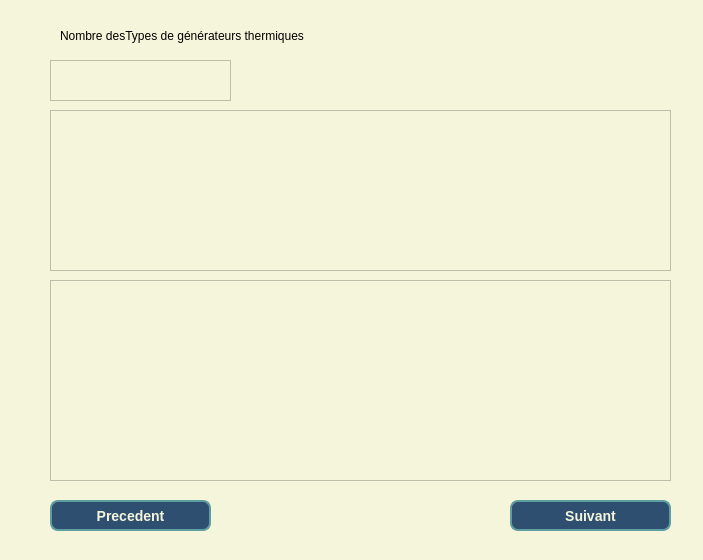
<?xml version="1.0" encoding="UTF-8"?>
<ui version="4.0">
 <class>MainWindow</class>
 <widget class="QMainWindow" name="MainWindow">
  <property name="geometry">
   <rect>
    <x>0</x>
    <y>0</y>
    <width>703</width>
    <height>560</height>
   </rect>
  </property>
  <property name="windowTitle">
   <string>MainWindow</string>
  </property>
  <widget class="QWidget" name="centralwidget">
   <widget class="QStackedWidget" name="stackedWidget">
    <property name="geometry">
     <rect>
      <x>-30</x>
      <y>-10</y>
      <width>741</width>
      <height>591</height>
     </rect>
    </property>
    <property name="currentIndex">
     <number>0</number>
    </property>
    <widget class="QWidget" name="page_6">
     <widget class="QFrame" name="frame">
      <property name="geometry">
       <rect>
        <x>-20</x>
        <y>-10</y>
        <width>791</width>
        <height>621</height>
       </rect>
      </property>
      <property name="styleSheet">
       <string notr="true">background-color: rgb(245, 245, 220);</string>
      </property>
      <property name="frameShape">
       <enum>QFrame::Shape::StyledPanel</enum>
      </property>
      <property name="frameShadow">
       <enum>QFrame::Shadow::Raised</enum>
      </property>
      <widget class="QLabel" name="Nbtypes">
       <property name="geometry">
        <rect>
         <x>110</x>
         <y>30</y>
         <width>281</width>
         <height>51</height>
        </rect>
       </property>
       <property name="text">
        <string>Nombre desTypes de générateurs thermiques</string>
       </property>
      </widget>
      <widget class="QTextEdit" name="TypeEdit">
       <property name="geometry">
        <rect>
         <x>100</x>
         <y>80</y>
         <width>181</width>
         <height>41</height>
        </rect>
       </property>
      </widget>
      <widget class="QTableView" name="tableView_type1">
       <property name="geometry">
        <rect>
         <x>100</x>
         <y>130</y>
         <width>621</width>
         <height>161</height>
        </rect>
       </property>
      </widget>
      <widget class="QTableView" name="tableView_type2">
       <property name="geometry">
        <rect>
         <x>100</x>
         <y>300</y>
         <width>621</width>
         <height>201</height>
        </rect>
       </property>
      </widget>
      <widget class="QPushButton" name="suivant_p6">
       <property name="geometry">
        <rect>
         <x>560</x>
         <y>520</y>
         <width>161</width>
         <height>31</height>
        </rect>
       </property>
       <property name="styleSheet">
        <string notr="true">QPushButton {
   background-color:#2F4F70; 
   color:rgb(245, 245, 220);            /* White text */
    font-size: 14px;            /* Font size */
    font-weight: bold;          /* Bold text */
    border: 2px solid #5F9EA0;  /* Border with a lighter blue color */
    border-radius: 8px;         /* Rounded corners */

}

QPushButton:hover {
    background-color: #5F9EA0;  /* Lighter Blue when hovered */
    border: 2px solid #4682B4;  /* Darker border on hover */
}

QPushButton:pressed {
    background-color: #4169E1;  /* Royal Blue when pressed */
    border: 2px solid #3A75A3;  /* Darker border when pressed */
}

QPushButton:disabled {
    background-color: #A9A9A9;  /* Grey background for disabled button */
    color: #7F7F7F;              /* Grey text for disabled button */
    border: 2px solid #D3D3D3;   /* Light border for disabled button */
}
</string>
       </property>
       <property name="text">
        <string>Suivant</string>
       </property>
      </widget>
      <widget class="QPushButton" name="precedent_p6">
       <property name="geometry">
        <rect>
         <x>100</x>
         <y>520</y>
         <width>161</width>
         <height>31</height>
        </rect>
       </property>
       <property name="styleSheet">
        <string notr="true">QPushButton {
   background-color:#2F4F70; 
   color:rgb(245, 245, 220);            /* White text */
    font-size: 14px;            /* Font size */
    font-weight: bold;          /* Bold text */
    border: 2px solid #5F9EA0;  /* Border with a lighter blue color */
    border-radius: 8px;         /* Rounded corners */

}

QPushButton:hover {
    background-color: #5F9EA0;  /* Lighter Blue when hovered */
    border: 2px solid #4682B4;  /* Darker border on hover */
}

QPushButton:pressed {
    background-color: #4169E1;  /* Royal Blue when pressed */
    border: 2px solid #3A75A3;  /* Darker border when pressed */
}

QPushButton:disabled {
    background-color: #A9A9A9;  /* Grey background for disabled button */
    color: #7F7F7F;              /* Grey text for disabled button */
    border: 2px solid #D3D3D3;   /* Light border for disabled button */
}
</string>
       </property>
       <property name="text">
        <string>Precedent</string>
       </property>
      </widget>
     </widget>
    </widget>
    <widget class="QWidget" name="page_8">
     <widget class="QFrame" name="frame_2">
      <property name="geometry">
       <rect>
        <x>0</x>
        <y>0</y>
        <width>791</width>
        <height>621</height>
       </rect>
      </property>
      <property name="styleSheet">
       <string notr="true">background-color: rgb(245, 245, 220);</string>
      </property>
      <property name="frameShape">
       <enum>QFrame::Shape::StyledPanel</enum>
      </property>
      <property name="frameShadow">
       <enum>QFrame::Shadow::Raised</enum>
      </property>
      <widget class="QLabel" name="nbPeriodes">
       <property name="geometry">
        <rect>
         <x>70</x>
         <y>110</y>
         <width>281</width>
         <height>51</height>
        </rect>
       </property>
       <property name="text">
        <string>Nombre des periodes</string>
       </property>
      </widget>
      <widget class="QTextEdit" name="NbPeriodEdit">
       <property name="geometry">
        <rect>
         <x>70</x>
         <y>160</y>
         <width>181</width>
         <height>41</height>
        </rect>
       </property>
      </widget>
      <widget class="QTableView" name="tableView_period">
       <property name="geometry">
        <rect>
         <x>60</x>
         <y>210</y>
         <width>621</width>
         <height>261</height>
        </rect>
       </property>
      </widget>
      <widget class="QTextEdit" name="MaxStartEdit">
       <property name="geometry">
        <rect>
         <x>70</x>
         <y>70</y>
         <width>181</width>
         <height>41</height>
        </rect>
       </property>
      </widget>
      <widget class="QLabel" name="periodsEdit">
       <property name="geometry">
        <rect>
         <x>70</x>
         <y>20</y>
         <width>351</width>
         <height>41</height>
        </rect>
       </property>
       <property name="text">
        <string> Nombre maximum d’unités pouvant démarrer à l’instant 0</string>
       </property>
      </widget>
      <widget class="QPushButton" name="precedent_p8">
       <property name="geometry">
        <rect>
         <x>60</x>
         <y>510</y>
         <width>161</width>
         <height>31</height>
        </rect>
       </property>
       <property name="styleSheet">
        <string notr="true">QPushButton {
   background-color:#2F4F70; 
   color:rgb(245, 245, 220);            /* White text */
    font-size: 14px;            /* Font size */
    font-weight: bold;          /* Bold text */
    border: 2px solid #5F9EA0;  /* Border with a lighter blue color */
    border-radius: 8px;         /* Rounded corners */

}

QPushButton:hover {
    background-color: #5F9EA0;  /* Lighter Blue when hovered */
    border: 2px solid #4682B4;  /* Darker border on hover */
}

QPushButton:pressed {
    background-color: #4169E1;  /* Royal Blue when pressed */
    border: 2px solid #3A75A3;  /* Darker border when pressed */
}

QPushButton:disabled {
    background-color: #A9A9A9;  /* Grey background for disabled button */
    color: #7F7F7F;              /* Grey text for disabled button */
    border: 2px solid #D3D3D3;   /* Light border for disabled button */
}
</string>
       </property>
       <property name="text">
        <string>Precedent</string>
       </property>
      </widget>
      <widget class="QPushButton" name="suivant_p8">
       <property name="geometry">
        <rect>
         <x>520</x>
         <y>510</y>
         <width>161</width>
         <height>31</height>
        </rect>
       </property>
       <property name="styleSheet">
        <string notr="true">QPushButton {
   background-color:#2F4F70; 
   color:rgb(245, 245, 220);            /* White text */
    font-size: 14px;            /* Font size */
    font-weight: bold;          /* Bold text */
    border: 2px solid #5F9EA0;  /* Border with a lighter blue color */
    border-radius: 8px;         /* Rounded corners */

}

QPushButton:hover {
    background-color: #5F9EA0;  /* Lighter Blue when hovered */
    border: 2px solid #4682B4;  /* Darker border on hover */
}

QPushButton:pressed {
    background-color: #4169E1;  /* Royal Blue when pressed */
    border: 2px solid #3A75A3;  /* Darker border when pressed */
}

QPushButton:disabled {
    background-color: #A9A9A9;  /* Grey background for disabled button */
    color: #7F7F7F;              /* Grey text for disabled button */
    border: 2px solid #D3D3D3;   /* Light border for disabled button */
}
</string>
       </property>
       <property name="text">
        <string>Suivant</string>
       </property>
      </widget>
     </widget>
    </widget>
    <widget class="QWidget" name="page_7">
     <widget class="QFrame" name="frame_3">
      <property name="geometry">
       <rect>
        <x>-10</x>
        <y>-10</y>
        <width>791</width>
        <height>621</height>
       </rect>
      </property>
      <property name="styleSheet">
       <string notr="true">background-color: rgb(245, 245, 220);</string>
      </property>
      <property name="frameShape">
       <enum>QFrame::Shape::StyledPanel</enum>
      </property>
      <property name="frameShadow">
       <enum>QFrame::Shadow::Raised</enum>
      </property>
      <widget class="QLabel" name="NbHydro">
       <property name="geometry">
        <rect>
         <x>90</x>
         <y>10</y>
         <width>281</width>
         <height>51</height>
        </rect>
       </property>
       <property name="text">
        <string>Nombre des generateurs hydro</string>
       </property>
      </widget>
      <widget class="QTextEdit" name="HydroEdit">
       <property name="geometry">
        <rect>
         <x>90</x>
         <y>60</y>
         <width>181</width>
         <height>41</height>
        </rect>
       </property>
      </widget>
      <widget class="QTableView" name="hydro1">
       <property name="geometry">
        <rect>
         <x>90</x>
         <y>110</y>
         <width>621</width>
         <height>151</height>
        </rect>
       </property>
      </widget>
      <widget class="QTableView" name="hydro2">
       <property name="geometry">
        <rect>
         <x>90</x>
         <y>290</y>
         <width>621</width>
         <height>151</height>
        </rect>
       </property>
      </widget>
      <widget class="QPushButton" name="suivant_p7">
       <property name="geometry">
        <rect>
         <x>90</x>
         <y>500</y>
         <width>161</width>
         <height>31</height>
        </rect>
       </property>
       <property name="styleSheet">
        <string notr="true">QPushButton {
   background-color:#2F4F70; 
   color:rgb(245, 245, 220);            /* White text */
    font-size: 14px;            /* Font size */
    font-weight: bold;          /* Bold text */
    border: 2px solid #5F9EA0;  /* Border with a lighter blue color */
    border-radius: 8px;         /* Rounded corners */

}

QPushButton:hover {
    background-color: #5F9EA0;  /* Lighter Blue when hovered */
    border: 2px solid #4682B4;  /* Darker border on hover */
}

QPushButton:pressed {
    background-color: #4169E1;  /* Royal Blue when pressed */
    border: 2px solid #3A75A3;  /* Darker border when pressed */
}

QPushButton:disabled {
    background-color: #A9A9A9;  /* Grey background for disabled button */
    color: #7F7F7F;              /* Grey text for disabled button */
    border: 2px solid #D3D3D3;   /* Light border for disabled button */
}
</string>
       </property>
       <property name="text">
        <string>Precedent</string>
       </property>
      </widget>
      <widget class="QPushButton" name="precedent_p5_2">
       <property name="geometry">
        <rect>
         <x>550</x>
         <y>500</y>
         <width>161</width>
         <height>31</height>
        </rect>
       </property>
       <property name="styleSheet">
        <string notr="true">QPushButton {
   background-color:#2F4F70; 
   color:rgb(245, 245, 220);            /* White text */
    font-size: 14px;            /* Font size */
    font-weight: bold;          /* Bold text */
    border: 2px solid #5F9EA0;  /* Border with a lighter blue color */
    border-radius: 8px;         /* Rounded corners */

}

QPushButton:hover {
    background-color: #5F9EA0;  /* Lighter Blue when hovered */
    border: 2px solid #4682B4;  /* Darker border on hover */
}

QPushButton:pressed {
    background-color: #4169E1;  /* Royal Blue when pressed */
    border: 2px solid #3A75A3;  /* Darker border when pressed */
}

QPushButton:disabled {
    background-color: #A9A9A9;  /* Grey background for disabled button */
    color: #7F7F7F;              /* Grey text for disabled button */
    border: 2px solid #D3D3D3;   /* Light border for disabled button */
}
</string>
       </property>
       <property name="text">
        <string>Suivant</string>
       </property>
      </widget>
     </widget>
    </widget>
   </widget>
  </widget>
 </widget>
 <resources/>
 <connections/>
</ui>
